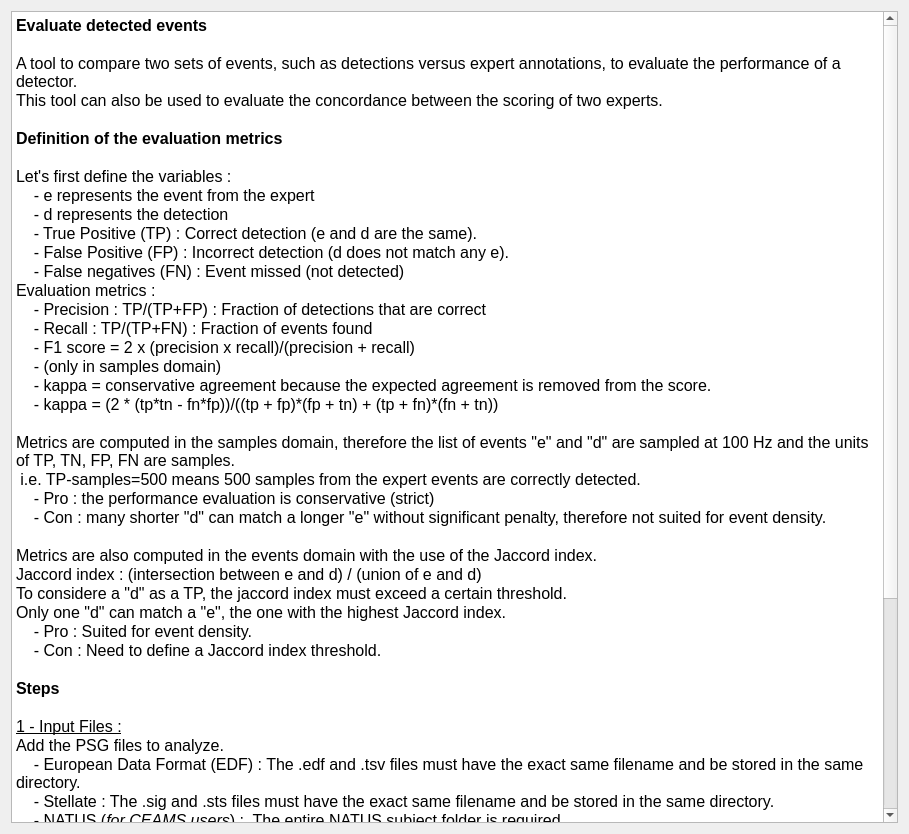
<?xml version="1.0" encoding="UTF-8"?>
<ui version="4.0">
 <class>IntroStep</class>
 <widget class="QWidget" name="IntroStep">
  <property name="geometry">
   <rect>
    <x>0</x>
    <y>0</y>
    <width>909</width>
    <height>834</height>
   </rect>
  </property>
  <property name="windowTitle">
   <string/>
  </property>
  <layout class="QVBoxLayout" name="verticalLayout">
   <property name="spacing">
    <number>25</number>
   </property>
   <item>
    <widget class="QTextEdit" name="textEdit">
     <property name="readOnly">
      <bool>true</bool>
     </property>
     <property name="html">
      <string>&lt;!DOCTYPE HTML PUBLIC &quot;-//W3C//DTD HTML 4.0//EN&quot; &quot;http://www.w3.org/TR/REC-html40/strict.dtd&quot;&gt;
&lt;html&gt;&lt;head&gt;&lt;meta name=&quot;qrichtext&quot; content=&quot;1&quot; /&gt;&lt;meta charset=&quot;utf-8&quot; /&gt;&lt;style type=&quot;text/css&quot;&gt;
p, li { white-space: pre-wrap; }
hr { height: 1px; border-width: 0; }
li.unchecked::marker { content: &quot;\2610&quot;; }
li.checked::marker { content: &quot;\2612&quot;; }
&lt;/style&gt;&lt;/head&gt;&lt;body style=&quot; font-size:12pt; font-weight:400; font-style:normal;&quot;&gt;
&lt;p style=&quot; margin-top:0px; margin-bottom:0px; margin-left:0px; margin-right:0px; -qt-block-indent:0; text-indent:0px;&quot;&gt;&lt;span style=&quot; font-weight:600;&quot;&gt;Evaluate detected events&lt;/span&gt;&lt;/p&gt;
&lt;p style=&quot;-qt-paragraph-type:empty; margin-top:0px; margin-bottom:0px; margin-left:0px; margin-right:0px; -qt-block-indent:0; text-indent:0px;&quot;&gt;&lt;br /&gt;&lt;/p&gt;
&lt;p style=&quot; margin-top:0px; margin-bottom:0px; margin-left:0px; margin-right:0px; -qt-block-indent:0; text-indent:0px;&quot;&gt;A tool to compare two sets of events, such as detections versus expert annotations, to evaluate the performance of a detector. &lt;/p&gt;
&lt;p style=&quot; margin-top:0px; margin-bottom:0px; margin-left:0px; margin-right:0px; -qt-block-indent:0; text-indent:0px;&quot;&gt;This tool can also be used to evaluate the concordance between the scoring of two experts.&lt;/p&gt;
&lt;p style=&quot;-qt-paragraph-type:empty; margin-top:0px; margin-bottom:0px; margin-left:0px; margin-right:0px; -qt-block-indent:0; text-indent:0px;&quot;&gt;&lt;br /&gt;&lt;/p&gt;
&lt;p style=&quot; margin-top:0px; margin-bottom:0px; margin-left:0px; margin-right:0px; -qt-block-indent:0; text-indent:0px;&quot;&gt;&lt;span style=&quot; font-weight:600;&quot;&gt;Definition of the evaluation metrics&lt;/span&gt;&lt;/p&gt;
&lt;p style=&quot;-qt-paragraph-type:empty; margin-top:0px; margin-bottom:0px; margin-left:0px; margin-right:0px; -qt-block-indent:0; text-indent:0px; font-weight:600;&quot;&gt;&lt;br /&gt;&lt;/p&gt;
&lt;p style=&quot; margin-top:0px; margin-bottom:0px; margin-left:0px; margin-right:0px; -qt-block-indent:0; text-indent:0px;&quot;&gt;Let's first define the variables :&lt;/p&gt;
&lt;p style=&quot; margin-top:0px; margin-bottom:0px; margin-left:0px; margin-right:0px; -qt-block-indent:0; text-indent:0px;&quot;&gt;    - e represents the event from the expert&lt;/p&gt;
&lt;p style=&quot; margin-top:0px; margin-bottom:0px; margin-left:0px; margin-right:0px; -qt-block-indent:0; text-indent:0px;&quot;&gt;    - d represents the detection&lt;/p&gt;
&lt;p style=&quot; margin-top:0px; margin-bottom:0px; margin-left:0px; margin-right:0px; -qt-block-indent:0; text-indent:0px;&quot;&gt;    - True Positive (TP) : Correct detection (e and d are the same).&lt;/p&gt;
&lt;p style=&quot; margin-top:0px; margin-bottom:0px; margin-left:0px; margin-right:0px; -qt-block-indent:0; text-indent:0px;&quot;&gt;    - False Positive (FP) : Incorrect detection (d does not match any e).&lt;/p&gt;
&lt;p style=&quot; margin-top:0px; margin-bottom:0px; margin-left:0px; margin-right:0px; -qt-block-indent:0; text-indent:0px;&quot;&gt;    - False negatives (FN) : Event missed (not detected)&lt;/p&gt;
&lt;p style=&quot; margin-top:0px; margin-bottom:0px; margin-left:0px; margin-right:0px; -qt-block-indent:0; text-indent:0px;&quot;&gt;Evaluation metrics : &lt;/p&gt;
&lt;p style=&quot; margin-top:0px; margin-bottom:0px; margin-left:0px; margin-right:0px; -qt-block-indent:0; text-indent:0px;&quot;&gt;    - Precision : TP/(TP+FP) : Fraction of detections that are correct&lt;/p&gt;
&lt;p style=&quot; margin-top:0px; margin-bottom:0px; margin-left:0px; margin-right:0px; -qt-block-indent:0; text-indent:0px;&quot;&gt;    - Recall : TP/(TP+FN) : Fraction of events found&lt;/p&gt;
&lt;p style=&quot; margin-top:0px; margin-bottom:0px; margin-left:0px; margin-right:0px; -qt-block-indent:0; text-indent:0px;&quot;&gt;    - F1 score = 2 x (precision x recall)/(precision + recall)&lt;/p&gt;
&lt;p style=&quot; margin-top:0px; margin-bottom:0px; margin-left:0px; margin-right:0px; -qt-block-indent:0; text-indent:0px;&quot;&gt;    - (only in samples domain) &lt;/p&gt;
&lt;p style=&quot; margin-top:0px; margin-bottom:0px; margin-left:0px; margin-right:0px; -qt-block-indent:0; text-indent:0px;&quot;&gt;    - kappa = conservative agreement because the expected agreement is removed from the score.&lt;/p&gt;
&lt;p style=&quot; margin-top:0px; margin-bottom:0px; margin-left:0px; margin-right:0px; -qt-block-indent:0; text-indent:0px;&quot;&gt;    - kappa = (2 * (tp*tn - fn*fp))/((tp + fp)*(fp + tn) + (tp + fn)*(fn + tn))&lt;/p&gt;
&lt;p style=&quot;-qt-paragraph-type:empty; margin-top:0px; margin-bottom:0px; margin-left:0px; margin-right:0px; -qt-block-indent:0; text-indent:0px;&quot;&gt;&lt;br /&gt;&lt;/p&gt;
&lt;p style=&quot; margin-top:0px; margin-bottom:0px; margin-left:0px; margin-right:0px; -qt-block-indent:0; text-indent:0px;&quot;&gt;Metrics are computed in the samples domain, therefore the list of events &amp;quot;e&amp;quot; and &amp;quot;d&amp;quot; are sampled at 100 Hz and the units of TP, TN, FP, FN are samples. &lt;/p&gt;
&lt;p style=&quot; margin-top:0px; margin-bottom:0px; margin-left:0px; margin-right:0px; -qt-block-indent:0; text-indent:0px;&quot;&gt; i.e. TP-samples=500 means 500 samples from the expert events are correctly detected. &lt;/p&gt;
&lt;p style=&quot; margin-top:0px; margin-bottom:0px; margin-left:0px; margin-right:0px; -qt-block-indent:0; text-indent:0px;&quot;&gt;    - Pro : the performance evaluation is conservative (strict)&lt;/p&gt;
&lt;p style=&quot; margin-top:0px; margin-bottom:0px; margin-left:0px; margin-right:0px; -qt-block-indent:0; text-indent:0px;&quot;&gt;    - Con : many shorter &amp;quot;d&amp;quot; can match a longer &amp;quot;e&amp;quot; without significant penalty, therefore not suited for event density.&lt;/p&gt;
&lt;p style=&quot;-qt-paragraph-type:empty; margin-top:0px; margin-bottom:0px; margin-left:0px; margin-right:0px; -qt-block-indent:0; text-indent:0px;&quot;&gt;&lt;br /&gt;&lt;/p&gt;
&lt;p style=&quot; margin-top:0px; margin-bottom:0px; margin-left:0px; margin-right:0px; -qt-block-indent:0; text-indent:0px;&quot;&gt;Metrics are also computed in the events domain with the use of the Jaccord index. &lt;/p&gt;
&lt;p style=&quot; margin-top:0px; margin-bottom:0px; margin-left:0px; margin-right:0px; -qt-block-indent:0; text-indent:0px;&quot;&gt;Jaccord index : (intersection between e and d) / (union of e and d)&lt;/p&gt;
&lt;p style=&quot; margin-top:0px; margin-bottom:0px; margin-left:0px; margin-right:0px; -qt-block-indent:0; text-indent:0px;&quot;&gt;To considere a &amp;quot;d&amp;quot; as a TP, the jaccord index must exceed a certain threshold.&lt;/p&gt;
&lt;p style=&quot; margin-top:0px; margin-bottom:0px; margin-left:0px; margin-right:0px; -qt-block-indent:0; text-indent:0px;&quot;&gt;Only one &amp;quot;d&amp;quot; can match a &amp;quot;e&amp;quot;, the one with the highest Jaccord index.&lt;/p&gt;
&lt;p style=&quot; margin-top:0px; margin-bottom:0px; margin-left:0px; margin-right:0px; -qt-block-indent:0; text-indent:0px;&quot;&gt;    - Pro : Suited for event density.&lt;/p&gt;
&lt;p style=&quot; margin-top:0px; margin-bottom:0px; margin-left:0px; margin-right:0px; -qt-block-indent:0; text-indent:0px;&quot;&gt;    - Con : Need to define a Jaccord index threshold.&lt;/p&gt;
&lt;p style=&quot;-qt-paragraph-type:empty; margin-top:0px; margin-bottom:0px; margin-left:0px; margin-right:0px; -qt-block-indent:0; text-indent:0px;&quot;&gt;&lt;br /&gt;&lt;/p&gt;
&lt;p style=&quot; margin-top:0px; margin-bottom:0px; margin-left:0px; margin-right:0px; -qt-block-indent:0; text-indent:0px;&quot;&gt;&lt;span style=&quot; font-weight:600;&quot;&gt;Steps&lt;/span&gt;&lt;/p&gt;
&lt;p style=&quot;-qt-paragraph-type:empty; margin-top:0px; margin-bottom:0px; margin-left:0px; margin-right:0px; -qt-block-indent:0; text-indent:0px;&quot;&gt;&lt;br /&gt;&lt;/p&gt;
&lt;p style=&quot; margin-top:0px; margin-bottom:0px; margin-left:0px; margin-right:0px; -qt-block-indent:0; text-indent:0px;&quot;&gt;&lt;span style=&quot; text-decoration: underline;&quot;&gt;1 - Input Files :&lt;/span&gt;&lt;/p&gt;
&lt;p style=&quot; margin-top:0px; margin-bottom:0px; margin-left:0px; margin-right:0px; -qt-block-indent:0; text-indent:0px;&quot;&gt;Add the PSG files to analyze.&lt;/p&gt;
&lt;p style=&quot; margin-top:0px; margin-bottom:0px; margin-left:0px; margin-right:0px; -qt-block-indent:0; text-indent:0px;&quot;&gt;&lt;span style=&quot;&quot;&gt;    - European Data Format (EDF) : The .edf and .tsv files must have the exact same filename and be stored in the same directory.&lt;/span&gt;&lt;/p&gt;
&lt;p style=&quot; margin-top:0px; margin-bottom:0px; margin-left:0px; margin-right:0px; -qt-block-indent:0; text-indent:0px;&quot;&gt;&lt;span style=&quot;&quot;&gt;    - Stellate : The .sig and .sts files must have the exact same filename and be stored in the same directory.&lt;/span&gt;&lt;/p&gt;
&lt;p style=&quot; margin-top:0px; margin-bottom:0px; margin-left:0px; margin-right:0px; -qt-block-indent:0; text-indent:0px;&quot;&gt;&lt;span style=&quot;&quot;&gt;    - NATUS (&lt;/span&gt;&lt;span style=&quot; font-style:italic;&quot;&gt;for CEAMS users&lt;/span&gt;&lt;span style=&quot;&quot;&gt;) : &lt;/span&gt;&lt;span style=&quot;&quot;&gt; The entire NATUS subject folder is required.&lt;/span&gt;&lt;/p&gt;
&lt;p style=&quot;-qt-paragraph-type:empty; margin-top:0px; margin-bottom:0px; margin-left:0px; margin-right:0px; -qt-block-indent:0; text-indent:0px;&quot;&gt;&lt;br /&gt;&lt;/p&gt;
&lt;p style=&quot; margin-top:0px; margin-bottom:0px; margin-left:0px; margin-right:0px; -qt-block-indent:0; text-indent:0px;&quot;&gt;&lt;span style=&quot; text-decoration: underline;&quot;&gt;2 - Expert Annotation :&lt;/span&gt;&lt;/p&gt;
&lt;p style=&quot; margin-top:0px; margin-bottom:0px; margin-left:0px; margin-right:0px; -qt-block-indent:0; text-indent:0px;&quot;&gt;Select for each PSG file the expert events as gold standard.&lt;/p&gt;
&lt;p style=&quot;-qt-paragraph-type:empty; margin-top:0px; margin-bottom:0px; margin-left:0px; margin-right:0px; -qt-block-indent:0; text-indent:0px;&quot;&gt;&lt;br /&gt;&lt;/p&gt;
&lt;p style=&quot; margin-top:0px; margin-bottom:0px; margin-left:0px; margin-right:0px; -qt-block-indent:0; text-indent:0px;&quot;&gt;&lt;span style=&quot; text-decoration: underline;&quot;&gt;3 - Detection Event :&lt;/span&gt;&lt;/p&gt;
&lt;p style=&quot; margin-top:0px; margin-bottom:0px; margin-left:0px; margin-right:0px; -qt-block-indent:0; text-indent:0px;&quot;&gt;Select for each PSG file the detections to be compared against the expert events. &lt;/p&gt;
&lt;p style=&quot;-qt-paragraph-type:empty; margin-top:0px; margin-bottom:0px; margin-left:0px; margin-right:0px; -qt-block-indent:0; text-indent:0px;&quot;&gt;&lt;br /&gt;&lt;/p&gt;
&lt;p style=&quot; margin-top:0px; margin-bottom:0px; margin-left:0px; margin-right:0px; -qt-block-indent:0; text-indent:0px;&quot;&gt;&lt;span style=&quot; text-decoration: underline;&quot;&gt;4 - Output Files : &lt;/span&gt;&lt;/p&gt;
&lt;p style=&quot; margin-top:0px; margin-bottom:0px; margin-left:0px; margin-right:0px; -qt-block-indent:0; text-indent:0px;&quot;&gt;Select the sleep stages to perform the evaluation in. (I.e. N2 for sleep spindles.)&lt;/p&gt;
&lt;p style=&quot; margin-top:0px; margin-bottom:0px; margin-left:0px; margin-right:0px; -qt-block-indent:0; text-indent:0px;&quot;&gt;Define the jaccord index threhold to compute the performance evaluation. &lt;/p&gt;
&lt;p style=&quot; margin-top:0px; margin-bottom:0px; margin-left:0px; margin-right:0px; -qt-block-indent:0; text-indent:0px;&quot;&gt;The output performance file is written in the same directory as the PSG file.&lt;/p&gt;
&lt;p style=&quot; margin-top:0px; margin-bottom:0px; margin-left:0px; margin-right:0px; -qt-block-indent:0; text-indent:0px;&quot;&gt;The output file is named as the PSG file with an additional suffix &amp;quot;_perf&amp;quot; and the extension .tsv.&lt;/p&gt;
&lt;p style=&quot; margin-top:0px; margin-bottom:0px; margin-left:0px; margin-right:0px; -qt-block-indent:0; text-indent:0px;&quot;&gt;One evaluation file per PSG file is generated, one column per channel and one row per metric.&lt;/p&gt;
&lt;p style=&quot;-qt-paragraph-type:empty; margin-top:0px; margin-bottom:0px; margin-left:0px; margin-right:0px; -qt-block-indent:0; text-indent:0px;&quot;&gt;&lt;br /&gt;&lt;/p&gt;
&lt;p style=&quot;-qt-paragraph-type:empty; margin-top:0px; margin-bottom:0px; margin-left:0px; margin-right:0px; -qt-block-indent:0; text-indent:0px;&quot;&gt;&lt;br /&gt;&lt;/p&gt;&lt;/body&gt;&lt;/html&gt;</string>
     </property>
    </widget>
   </item>
  </layout>
 </widget>
 <resources>
  <include location="../../../../../snooz-toolbox/src/main/python/ui/themes/themes.qrc"/>
 </resources>
 <connections/>
</ui>
